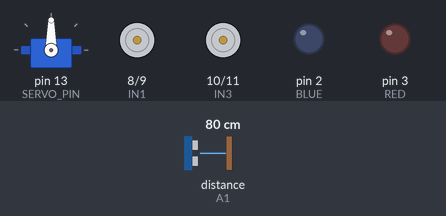
A sketch run on a simulated Arduino Uno, built with avr-gcc and run on an emulated ATmega328P. Shown: servo, motor-driver pin pairs drawn as motors (green arrow = first pin HIGH = forward, orange = second pin HIGH = backward, longer = more drive, scaled by the enable pin), output pins drawn as LEDs (lit = HIGH). Wiring (inferred from the names in the program): ultrasonic range finder: trigger A0; echo A1. Dashed ring = blinking. Inputs (shaded band) come from the test bench; at power-on: distance to the obstacle (sensor on A1) 80 cm. The echo pulse lasts 58.3 µs per cm; random numbers use the default seed unless the sketch sets one; pins used as bus, display or sensor lines are not drawn.

Above: at 0.1 s.
4.3 s: distance to the obstacle (sensor on A1) set to 23 cm
At 5.2 s:
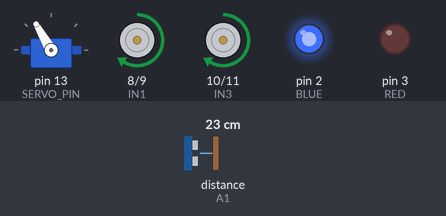
7.3 s: distance to the obstacle (sensor on A1) set to 18 cm
At 8.2 s:
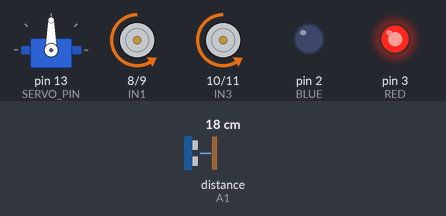
10.3 s: distance to the obstacle (sensor on A1) set to 250 cm
13.3 s: distance to the obstacle (sensor on A1) set to 2 cm
At 14.2 s:
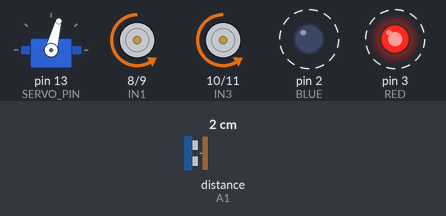
16.3 s: distance to the obstacle (sensor on A1) set to 35 cm
19.3 s: distance to the obstacle (sensor on A1) set to 4 cm
At 23.2 s:
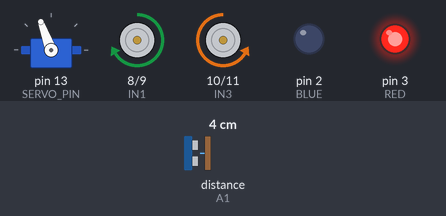
Timing chart, 0 to 28.3 s (numbered marks = the images above; inputs shaded):
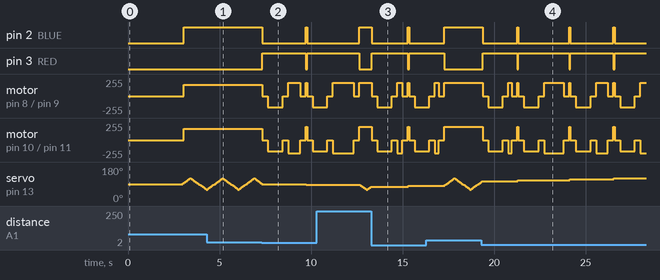

The sketch:

wandering_robot_sensor.ino
```cpp
#include <Servo.h>


const int ENA = 5, IN1 = 8, IN2 = 9;    // left motor
const int ENB = 6, IN3 = 10, IN4 = 11;  // right motor
const int TRIG = A0, ECHO = A1;
const int BLUE = 2, RED = 3;

const int SPEED = 170; // (0-255)
const int TURN_SPEED = 200; // (0-255)
const int STOP_CM = 20; // sensor sensitivity before triggers anything
const int BACKUP_MS = 800; // how long to back up
const float MS_PER_DEG = 4.0;  // just a rough guess, it's close enough. in theory should be calibrated reguarly. doesnt really matter for any of this yet. im sure will be annoying to be consistent w. our current cardboard setup and could become important depending on what we start doing.


const int SERVO_PIN = 13; // servo signal wire. pin 13 also has the board's L light, so that flickers a bit, harmless

// 90 = center, sweeps between SWEEP_MIN and SWEEP_MAX
const int CENTER_ANG = 90;
const int SWEEP_MIN = 60, SWEEP_MAX = 120;
const int deg_per_STEP = 5; // degrees servo rotates per loop


Servo neck; // servo object
int neckAng = CENTER_ANG;
int dir = 1; // dir that the thing is currently sweeping, 1 = right, -1 = left


void setMotors(int left, int right) {
  // this function takes two ints, -255 to 255, and sets the motors as needed
  // IN1 and IN2 are the two direction parts of motor A. They can recieve either 5v or ground -
  // 5v, GND means motor goes one way; GND, 5v means go the other way, so this takes the signs of the ints given,
  // and then also used the mag for ENA, which connects to the motor's third pin, and defines the speed, in whatever dir.

  // setMotors(255, -255) turns cw currently.
  digitalWrite(IN1, left > 0);  digitalWrite(IN2, left < 0);
  digitalWrite(IN3, right > 0); digitalWrite(IN4, right < 0);
  // the left > 0 or right < 0 etc is evaluated to a boolean, which is interpreted as HIGH / LOW, same as 0 or 1.

  analogWrite(ENA, abs(left));  analogWrite(ENB, abs(right));
}

float readCm() {
  digitalWrite(TRIG, LOW);  delayMicroseconds(2); // prep needed to sense

  digitalWrite(TRIG, HIGH); delayMicroseconds(10);
  digitalWrite(TRIG, LOW);  // while TRIG is HIGH, it's sending a sound pulse, so this sends a 10 microsecond pulse out
  // the rest of the process is done automatically by the sensor's chip - it sends out more signals, and then also listens for them to return.

  long d = pulseIn(ECHO, HIGH, 30000);
  // pulseIn measures how long it was high for - ECHO should be high until the sensor hears something bounce back, and then go low. the 30,000 is a timeout of 30,000 milliseconds at which point it returns 0

  return (d == 0) ? 999 : d * 0.0343 / 2;
  // and then here we convert the time in microseconds to distance in cm
  // if d==0, sensor heard nothing so 999cm is subbed in
  // else, sound travels at ~343 m/s, or .0343 cm / microsecconds, and then / 2 because it travels there and back!
}

void setup() {
  // setup() is run once. everything below is just boilerplate, delay(3000) means it doesnt do anything for 3 seconds on startup
  int outs[] = {ENA, IN1, IN2, ENB, IN3, IN4, TRIG, BLUE, RED};
  for (int i = 0; i < 9; i++) pinMode(outs[i], OUTPUT);
  pinMode(ECHO, INPUT);
  randomSeed(analogRead(A2));
  // A2 is not connected to anything, so we use it to seed the random-ness b/c it's just noise. unseeded cpp would behave the same each time

  neck.attach(SERVO_PIN, 500, 2500); // start the servo - feed function the pin, and then 500 and 2500 define the range of input pulses, how the servo translates from signal to angle
  neck.write(CENTER_ANG); // point the servo forward

  delay(3000);
}

void loop() {

  neckAng += dir * deg_per_STEP; // update angle
  if (neckAng >= SWEEP_MAX || neckAng <= SWEEP_MIN) {
    dir = -dir; // if the angle is at either end, switch directions
  }
  neck.write(neckAng);
  delay(40); // wait some time to let servo move before you measure

  float cm = readCm();

  // used to be "if (readCm() < STOP_CM) {", but now it just read off wherever the senor is rn
  if (cm < STOP_CM) {
    // if sensor sees something close in front of it:
    digitalWrite(BLUE, LOW);
    digitalWrite(RED, HIGH);
    // i use blue = moving forward, red = stopping or reversing or turning

    setMotors(0, 0); // stop motors
    delay(300);
    setMotors(-SPEED, -SPEED); // go backwards
    delay(BACKUP_MS);
    setMotors(0, 0); // stop
    delay(300);

    int deg = random(45, 316);
    setMotors(TURN_SPEED, -TURN_SPEED); // spin in place (rn this is clockwise)
    delay(deg * MS_PER_DEG); // deg * (ms/deg) = ms, so this is how many ms to wait before it has turned deg degrees
    setMotors(0, 0); // stop
    delay(300);
    digitalWrite(RED, LOW);
  }
  digitalWrite(BLUE, HIGH); // blue LED = going forward
  setMotors(SPEED, SPEED); // onwards and upwards
  delay(30);
}
```

Measured:
- the behaviour switches between 21 and 20 cm on distance to the obstacle (sensor on A1) (found by bisection; images 1 and 2)
- after the input at 7.3 s, pin 2 (BLUE): HIGH → LOW at once, → HIGH 2.4 s later, → LOW 0.07 s later; pin 3 (RED): LOW → HIGH at once, → LOW 2.4 s later, → HIGH 0.07 s later
- after the input at 13.3 s, pin 2 (BLUE): HIGH → LOW at once, → HIGH 2.0 s later, → LOW 0.07 s later; pin 3 (RED): LOW → HIGH at once, → LOW 2.0 s later, → HIGH 0.07 s later
- after the input at 19.3 s, pin 2 (BLUE): goes LOW 1.9 s, HIGH 0.07 s, LOW 2.8 s, HIGH 0.07 s, LOW 2.3 s, HIGH 0.07 s, then LOW, starting after 0.07 s; pin 3 (RED): goes HIGH 1.9 s, LOW 0.07 s, HIGH 2.8 s, LOW 0.07 s, HIGH 2.3 s, LOW 0.07 s, then HIGH, starting after 0.07 s
